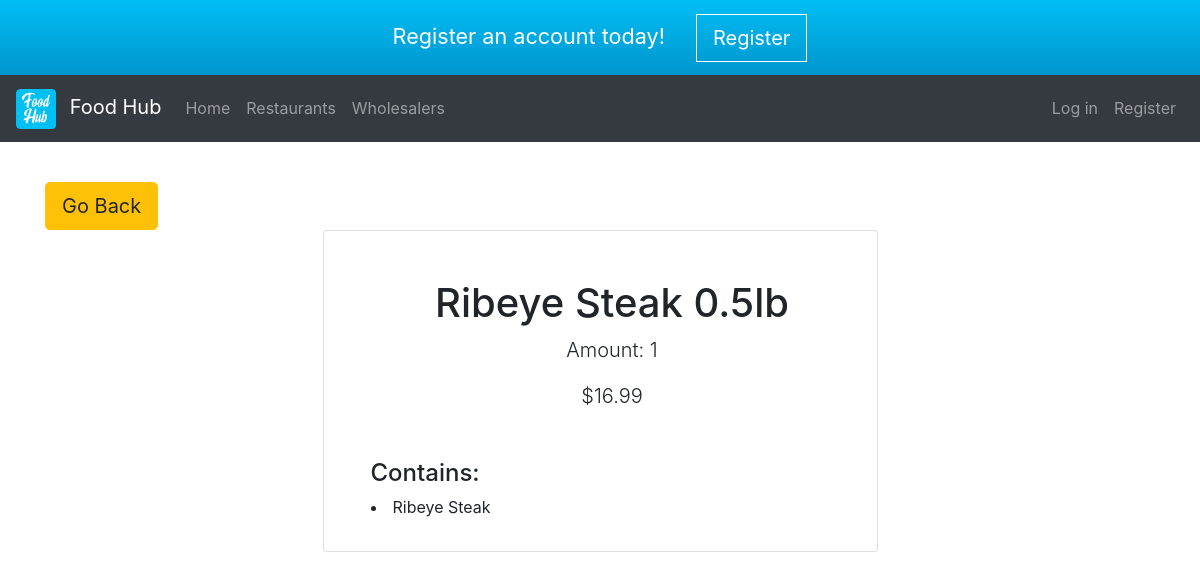
The app's page /inventoryitem.php?UID=1&IID=1 with its own data.
### tables this page shows
CREATE TABLE IF NOT EXISTS `inventoryitem` (
  `UID` int(11) NOT NULL,
  `IID` int(11) NOT NULL,
  `INID` int(11) NOT NULL,
  `Name` varchar(32) NOT NULL,
  `Cost` decimal(10,2) NOT NULL,
  `Amount` int(11) NOT NULL,
  PRIMARY KEY (`UID`,`IID`),
  KEY `INID` (`INID`)
);

CREATE TABLE IF NOT EXISTS `ingredient` (
  `INID` int(11) NOT NULL AUTO_INCREMENT,
  `Name` varchar(32) NOT NULL,
  PRIMARY KEY (`INID`)
);

### includes/inventoryitem.inc.php (the view, shortened to what this page needs)
<?php
if (isset($_GET["UID"]) && isset($_GET["IID"])) {
    echo '<a class="btn btn-warning btn-lg mt-3" href="../wholesaler.php?ID='.$_GET["UID"].'">Go Back</a>';
    $sql = "SELECT * FROM inventoryitem WHERE UID=? AND IID=?";
    $stmt = mysqli_stmt_init($mysqli);
    if (!mysqli_stmt_prepare($stmt, $sql)) {
        header("Location: ./restaurant.php?error=sqlerror1");
        exit();
    } else {
        mysqli_stmt_bind_param($stmt, "ii", $_GET["UID"], $_GET["IID"]);
        mysqli_stmt_execute($stmt);
        $results = mysqli_stmt_get_result($stmt);
        $result = mysqli_fetch_assoc($results);
        echo '<div class="container w-50 card">
                <div class="item-template">
                    <h1>'.$result["Name"].'</h1>
                    <p class="lead">Amount: '.$result["Amount"].'</p>
                    <p class="lead">$'.$result["Cost"].'</p>
                </div>
                <div style="padding: 2rem;">
                     <h4>Contains:</h4>';
        $sql = "SELECT Name FROM ingredient WHERE INID=?";
        $stmt = mysqli_stmt_init($mysqli);
        if (!mysqli_stmt_prepare($stmt, $sql)) {
            header("Location: ./restaurant.php?error=sqlerror2");
            exit();
        } else {
            mysqli_stmt_bind_param($stmt, "i", $result["INID"]);
            mysqli_stmt_execute($stmt);
            $ingredients = mysqli_stmt_get_result($stmt);
            $ingredient = mysqli_fetch_assoc($ingredients);
            echo '<li>'.$ingredient["Name"].'</li>';
        }
        echo '</div>';
        echo '</div>';
    }
} else {
    header("Location: ../index.php");
    exit();
}
?>

### public/stylesheets/style.css (style rules this page uses)
body:after { display:none; content: url("../images/landing/RestaurantLandingGrey.png") url("../images/landing/WholesalerLandingGrey.png") url("../images/landing/CustomerLandingGrey.png"); }
.item-template { padding: 3rem 1.5rem 0rem 3rem; text-align: center; }

### records on screen
inventoryitem: Name "Ribeye Steak 0.5lb", Amount "1", Cost "16.99"
ingredient: Name "Ribeye Steak"
